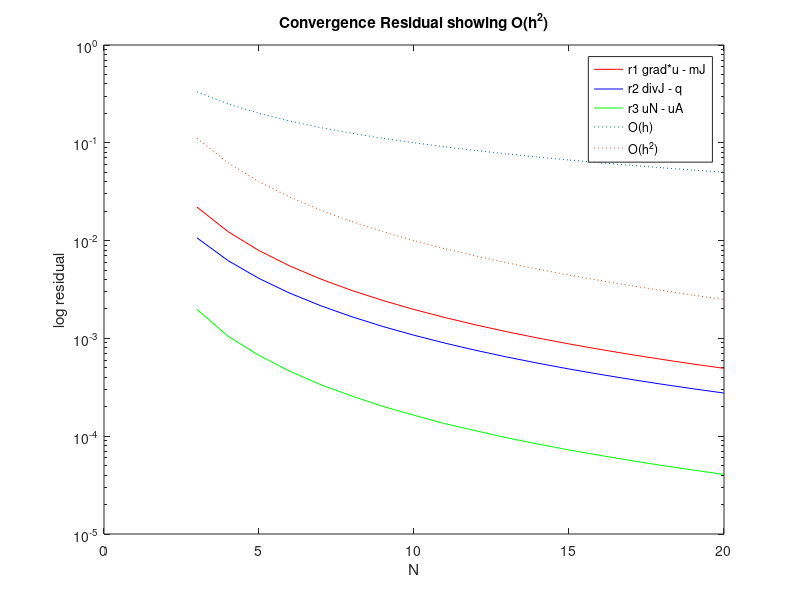

The MATLAB script that drew this image:
%3D Poisson Driver
clear all
close all

%% Set constants

nn = 3:20;
L = 1;

for ii = 1:length(nn)
n1 = nn(ii); % Number of cells in x1 direction
n2 = 4*nn(ii); % Number of cells in x2 direction
n3 = nn(ii); % Number of cells in x3 direction

h1 = L/n1; % cell length in x1 direction
h2 = L/n2;
h3 = L/n3;

Lx1 = n1*h1;
Lx2 = n2*h2;
Lx3 = n3*h3;

% For now just using h and n (square cells and domain), not h1 h2 h3 so:
%h = h1;


%% Set up cells, mesh, Operators %%%%%%%%%%%%%%%%%%%%%%%%%%%%%%%%%%
% MESH
[x,y,z] = ndgrid(0:h1:Lx1,0:h2:Lx2,0:h3:Lx3); % Cell nodes
[xc,yc,zc] = ndgrid(h1/2:h1:Lx1-h1/2, h2/2:h2:Lx2-h2/2, h3/2:h3:Lx3-h3/2); % Cell centres
[xdx,ydx,zdx] = ndgrid(0:h1:Lx1, h2/2:h2:Lx2-h2/2, h3/2:h3:Lx3-h3/2); %Staggered in x1 cell wall x2 x3
[xdy,ydy,zdy] = ndgrid(h1/2:h1:Lx1-h1/2, 0:h2:Lx2, h3/2:h3:Lx3-h3/2); %Staggered in x2 cell wall x1 x3
[xdz,ydz,zdz] = ndgrid(h1/2:h1:Lx1-h1/2, h2/2:h2:Lx2-h2/2, 0:h3:Lx3); %Staggered in x3 cell wall x1 x2


%% Fields
%
a = 1e-6; b = pi/2 + 0.01;
u = @(t)(atan(a*t - 1/2*a).*t - 1/2*atan(a*t - 1/2*a) ...
    -1/(2*a)*log((a*t - 1/2*a).^2 + 1) + b*t);
up = @(t)(atan(a*(t-0.5)) + b);
m = @(t)(1./up(t).*exp(t));
J = @(t)(up(t).*m(t));
q = @(t)(exp(t));
%}

%{
a = 1e-6; b = pi/2 + 0.01;
u = @(t)(atan(a*t - 1/2*a).*t - 1/2*atan(a*t - 1/2*a) ...
    -1/(2*a)*log((a*t - 1/2*a).^2 + 1) + b*t);
up = @(t)(atan(a*(t-0.5)) + b);
m = @(x,y,z)(1./(up(x) + up(y) + up(z)) .*exp(x + y + z));
J = @(x,y,z)((up(x) + up(y) + up(z)).*m(t));
q = @(x,y,z)(exp(x + y + z));
%}

%{
    f = sin(pi*xc).*sin(pi*yc).*sin(pi*zc);
    fpp = -3*pi^2*sin(pi*xc).*sin(pi*yc).*sin(pi*zc);
%}

%%%%%%%%%%%%%%%%%% OPERATORS
%%%%%%%
% derivatives on walls (going from centre to nodes) <GRAD>
ddxn = @(m,k) 1/k*spdiags([-ones(m+1,1) ones(m+1,1)],[-1,0],m+1,m); 
% derivative function (calculating from nodes to centre) <DIV>
ddxc = @(m,k) 1/k*spdiags([-ones(m+1,1) ones(m+1,1)],[0,1],m,m+1); 
% Average function (Go from centres to walls (will also need ghost))
av = @(m) 0.5*spdiags([ones(m,1) ones(m,1)],[-1,0],m+1,m); 
%%%%%%% 

I1   = speye(n1);     % Create Identities of Appropriate size
I2   = speye(n2);     % Create Identities of Appropriate size
I3   = speye(n3);     % Create Identities of Appropriate size

Dn1  = ddxn(n1,h1);  % Create 1D Operators 
Dn2  = ddxn(n2,h2);  % Create 1D Operators 
Dn3  = ddxn(n3,h3);  % Create 1D Operators 

Dc1  = ddxc(n1,h1);  % Create 1D Operators 
Dc2  = ddxc(n2,h2);  % Create 1D Operators 
Dc3  = ddxc(n3,h3);  % Create 1D Operators 

Av1  = av(n1);
Av2  = av(n2);
Av3  = av(n3);


Av1([1,end]) = 0*[1,1];
Av2([1,end]) = 0*[1,1];
Av3([1,end]) = 0*[1,1];

%
Dn1([1,end]) = [2/h1; -2/h1];
Dn2([1,end]) = 0*[2/h2; -2/h2]; % Hardwire in the 0 gradient
Dn3([1,end]) = 0*[2/h3; -2/h3];
%}

%{
Dn1([1,end]) = [2/h1; -2/h1];
Dn2([1,end]) = [2/h2; -2/h2]; % Hardwire in the 0 gradient
Dn3([1,end]) = [2/h3; -2/h3];
%}

% u Boundary Conditions
%
bx = sparse(n1+1,1);
bx(1)  = 2/h1 * u(0);
bx(end) = -2/h1 * u(1);

by = sparse(n2+1,1);   % Add no boundary in for the y and z direction
bz = sparse(n3+1,1);
%}

%Bx = sparse(n1+1,n2,n3);
%{
Boundx = zeros(n1+1,n2,n3);
Boundy = zeros(n1,n2+1,n3);
Boundz = zeros(n1,n2,n3+1);

Boundx(1,:,:)   = 2/h1*(u(0) + (u(ydx(1,:,:)) + u(zdx(1,:,:))));
Boundx(end,:,:) = -2/h1*(u(1) + (u(ydx(end,:,:)) + u(zdx(end,:,:))));
Boundy(:,1,:)   = 2/h1*(u(0) + (u(xdy(:,1,:)) + u(zdy(:,1,:))));
Boundy(:,end,:) = -2/h1*(u(1) + (u(xdy(:,end,:)) + u(zdy(:,end,:))));
Boundz(:,:,1)   = 2/h1*(u(0) + (u(xdz(:,:,1)) + u(ydz(:,:,1))));
Boundz(:,:,end) = -2/h1*(u(1) + (u(xdz(:,:,end)) + u(ydz(:,:,end))));
%}

% If we change the function to be dependent on y and z will need B2 and B3
% but right now we can just reuse them since we are skipping u(y) and u(z)
% M average boundary conditions 
% m(anistropy constant, up(direction we are differentiating),x,y,z)
% 
%     
%     c1 = 1; c2 = 2;bx c3 = 3; % Anisotropy factors
    mbx = sparse(n1+1,1);   % Create sticks of boundary conditions for m
    mby = sparse(n2+1,1); 
    mbz = sparse(n3+1,1); 
    mbx(1)   = 0.5 * (1/m(-h1/2) + 1/m(h1/2));
    mbx(end) = 0.5 * (1/m(1+h1/2) + 1/m(1-h1/2));
    mby(1)   = 0.5 * (1/m(-h2/2) + 1/m(h2/2));
    mby(end) = 0.5 * (1/m(1+h2/2) + 1/m(1-h2/2));
    mbz(1)   = 0.5 * (1/m(-h3/2) + 1/m(h3/2));
    mbz(end) = 0.5 * (1/m(1+h3/2) + 1/m(1-h3/2));
% 

%%% Ramp up to 2D then to 3D
%% 3D
DN1 = kron(I3,kron(I2,Dn1));
DN2 = kron(I3,kron(Dn2,I1));
DN3 = kron(Dn3,kron(I2,I1));

DC1 = kron(I3,kron(I2,Dc1));
DC2 = kron(I3,kron(Dc2,I1));
DC3 = kron(Dc3,kron(I2,I1));

A1 = kron(I3,kron(I2,Av1));
A2 = kron(I3,kron(Av2,I1));
A3 = kron(Av3,kron(I2,I1));

Bx = kron(ones(n3,1),kron(ones(n2,1),bx));
By = kron(ones(n3,1),kron(by,ones(n1,1)));
Bz = kron(bz,kron(ones(n2,1),ones(n1,1)));

mBx = kron(ones(n3,1),kron(ones(n2,1),mbx));
mBy = kron(ones(n3,1),kron(mby,ones(n1,1)));
mBz = kron(mbz,kron(ones(n2,1),ones(n1,1)));

a1 = A1*(1./m(xc(:))) + mBx;
a2 = A2*(1./m(yc(:))) + mBy;
a3 = A3*(1./m(zc(:))) + mBz;

Am1   = spdiags(a1,0,size(A1,1),size(A1,1));
Am2   = spdiags(a2,0,size(A2,1),size(A2,1));
Am3   = spdiags(a3,0,size(A3,1),size(A3,1));
Ainv1 = spdiags(1./a1,0,size(A1,1),size(A1,1));
Ainv2 = spdiags(1./a2,0,size(A2,1),size(A2,1));
Ainv3 = spdiags(1./a3,0,size(A3,1),size(A3,1));


% Create Large operators
DIV  = [DC1,DC2,DC3];
GRAD = [DN1;DN2;DN3];
B    = [Bx;By;Bz];
S    = blkdiag(Am1,Am2,Am3);
Sinv = blkdiag(Ainv1,Ainv2,Ainv3);

%%%%%%%%%%%%%%%%%%%%%%%%%%%%%%%%%%%%%%%%%%%%%%%%%%%%%%%%%%%%%%%%%%%%%%%%%

%% Solve

    Jyzero = zeros(numel(J(ydy)),1);  
    Jzzero = zeros(numel(J(zdz)),1);  
    Jvec = [J(xdx(:)) ; Jyzero(:) ; Jzzero(:) ];
 
    A = DIV*Sinv*GRAD;
    b = q(xc(:)) + DIV*Sinv*B;
    uN = A\b;
    
    
    % Residuals
    r1 = (GRAD*u(xc(:)) - B - S*Jvec);
    r2 = DIV*Jvec - q(xc(:));
    r3 = u(xc(:)) - uN;
    
    r1norm(ii) = norm(r1,'inf'); %#ok<*SAGROW>
    r2norm(ii) = norm(r2,'inf');
    r3norm(ii) = norm(r3,'inf');
    
     
end

%
figure(1)
    semilogy(nn,r1norm,'r', nn,r2norm,'b', nn,r3norm,'g', nn,1./(nn),':', nn, 1./(nn).^2,':')
    legend('r1 {grad*u - mJ}','r2 {divJ - q}','r3 {uN - uA}','O(h)','O(h^2)')
    title('Convergence Residual showing O(h^2)')
    ylabel('log residual')
    xlabel('N')
 %}

%{
    res = reshape(uN,n1,n2,n3);
    figure(2)
    imagesc(squeeze(res(:,:,round(nn(ii)/2))))
    colorbar;
    title('X Y Plane')
    
    figure(3)
    imagesc(squeeze(res(:,round(nn(ii)/2),:)))
    colorbar;
    title('X Z Plane')
    
    figure(4)
    imagesc(squeeze(res(round(nn(ii)/2),:,:)))
    colorbar;
    title('Y Z Plane')
    
    figure(5)
    imagesc(squeeze(res(:,:,end)))
    colorbar;
    title('X Y Bottom surface Plane')
%}









